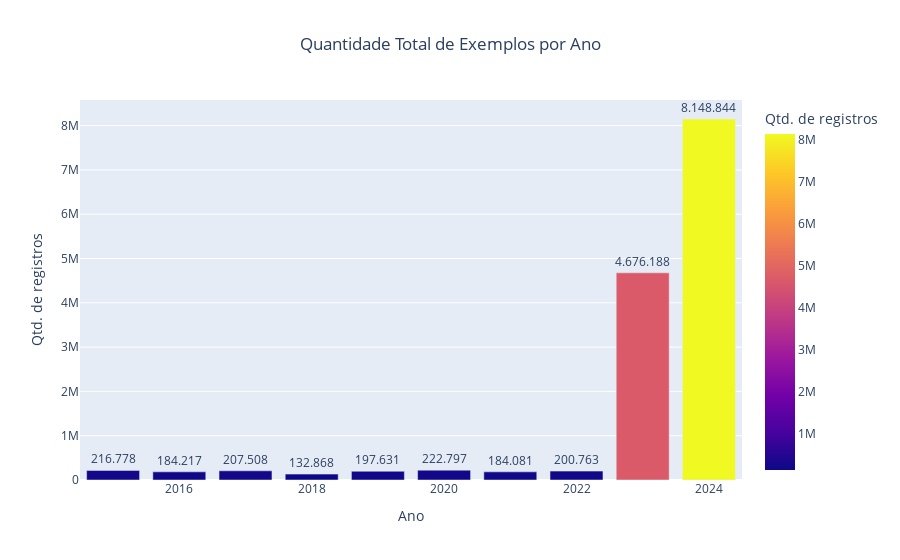

Source (notebook cell):
### Markdown cell above
Vamos verificar a distribuição de valores nulos ao longo dos anos.

### Code cell
df_counts = (
    df.group_by('ano')
    .agg(pl.len().alias('qtd_registros'))
    .sort('ano')
    .with_columns([
        pl.col('qtd_registros').map_elements(
            lambda x: f'{x:_.0f}'.replace('_', '.'),
            return_dtype=pl.Utf8
        ).alias('qtd_registros_fmt'),
    ])
)

fig = px.bar(
    df_counts,
    x='ano',
    y='qtd_registros',
    title='Quantidade Total de Exemplos por Ano',
    labels={'ano': 'Ano', 'qtd_registros': 'Qtd. de registros'},
    text='qtd_registros_fmt',
    color='qtd_registros',
    custom_data=['qtd_registros_fmt'],
)

fig.update_traces(
    textposition='outside',
    cliponaxis=False,
    hovertemplate='Ano: %{x}<br>' +
                  'Qtd. de registros: %{customdata[0]}' +
                  '<extra></extra>',
)

fig.update_layout(
    title={'x': 0.5, 'xanchor': 'center'},
)

fig.show()

### Figure 1 — Plotly figure (JSON) as saved in the notebook; plotly's stock layout.template omitted (floating-point values rounded to 4 significant figures)
{"data": [{"cliponaxis": false, "customdata": [["216.778"], ["184.217"], ["207.508"], ["132.868"], ["197.631"], ["222.797"], ["184.081"], ["200.763"], ["4.676.188"], ["8.148.844"]], "hovertemplate": "Ano: %{x}<br>Qtd. de registros: %{customdata[0]}<extra></extra>", "legendgroup": "", "marker": {"color": [216778, 184217, 207508, 132868, 197631, 222797, 184081, 200763, 4676188, 8148844], "coloraxis": "coloraxis", "pattern": {"shape": ""}}, "name": "", "orientation": "v", "showlegend": false, "text": ["216.778", "184.217", "207.508", "132.868", "197.631", "222.797", "184.081", "200.763", "4.676.188", "8.148.844"], "textposition": "outside", "type": "bar", "x": [2015, 2016, 2017, 2018, 2019, 2020, 2021, 2022, 2023, 2024], "xaxis": "x", "y": [216778, 184217, 207508, 132868, 197631, 222797, 184081, 200763, 4676188, 8148844], "yaxis": "y"}], "layout": {"barmode": "relative", "coloraxis": {"colorbar": {"title": {"text": "Qtd. de registros"}}, "colorscale": [[0, "#0d0887"], [0.1111, "#46039f"], [0.2222, "#7201a8"], [0.3333, "#9c179e"], [0.4444, "#bd3786"], [0.5556, "#d8576b"], [0.6667, "#ed7953"], [0.7778, "#fb9f3a"], [0.8889, "#fdca26"], [1, "#f0f921"]]}, "legend": {"tracegroupgap": 0}, "title": {"text": "Quantidade Total de Exemplos por Ano", "x": 0.5, "xanchor": "center"}, "xaxis": {"anchor": "y", "domain": [0, 1], "title": {"text": "Ano"}}, "yaxis": {"anchor": "x", "domain": [0, 1], "title": {"text": "Qtd. de registros"}}}}
